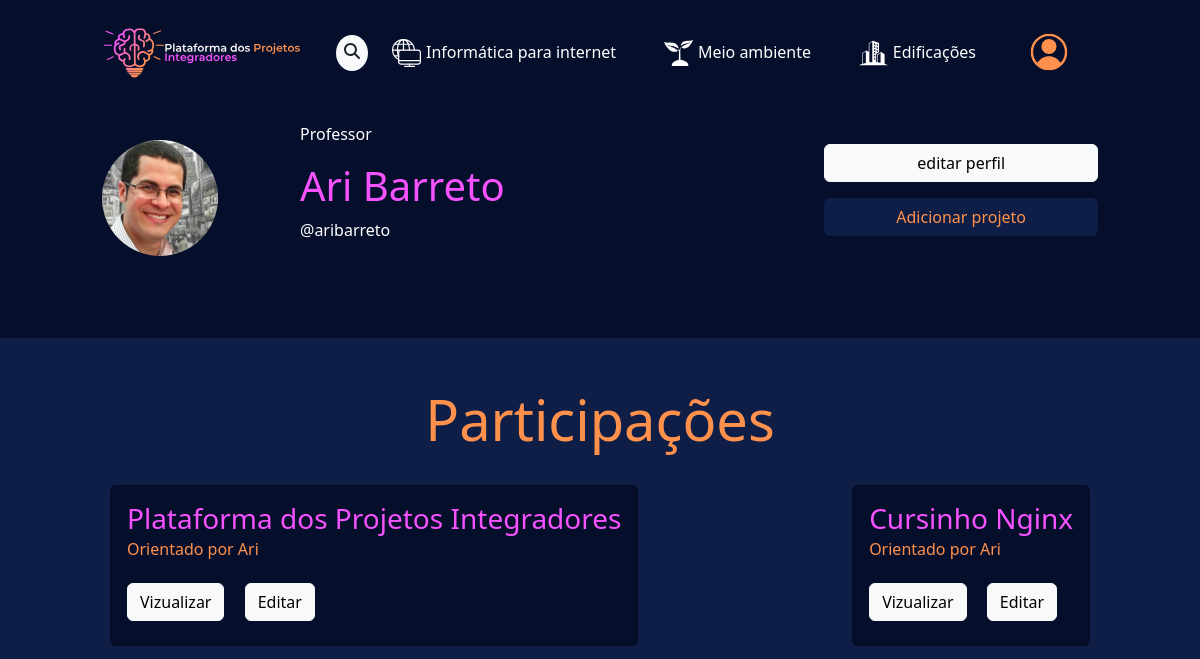
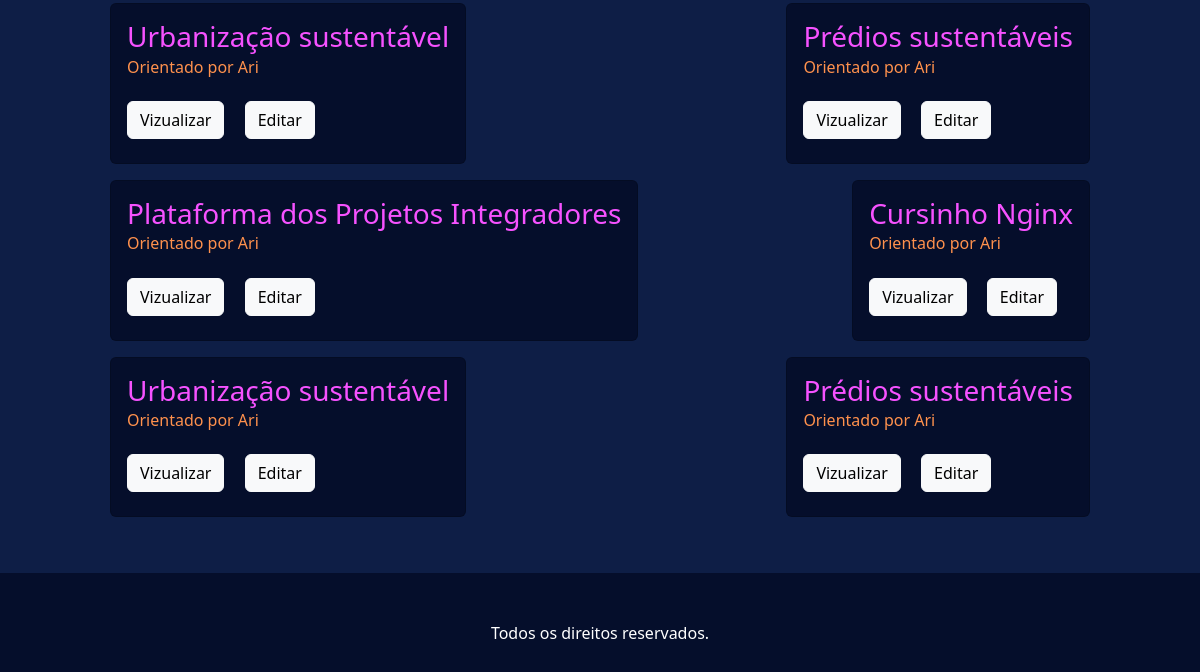
Before: /perfil/ with the older database file (2 pictures, top to bottom).
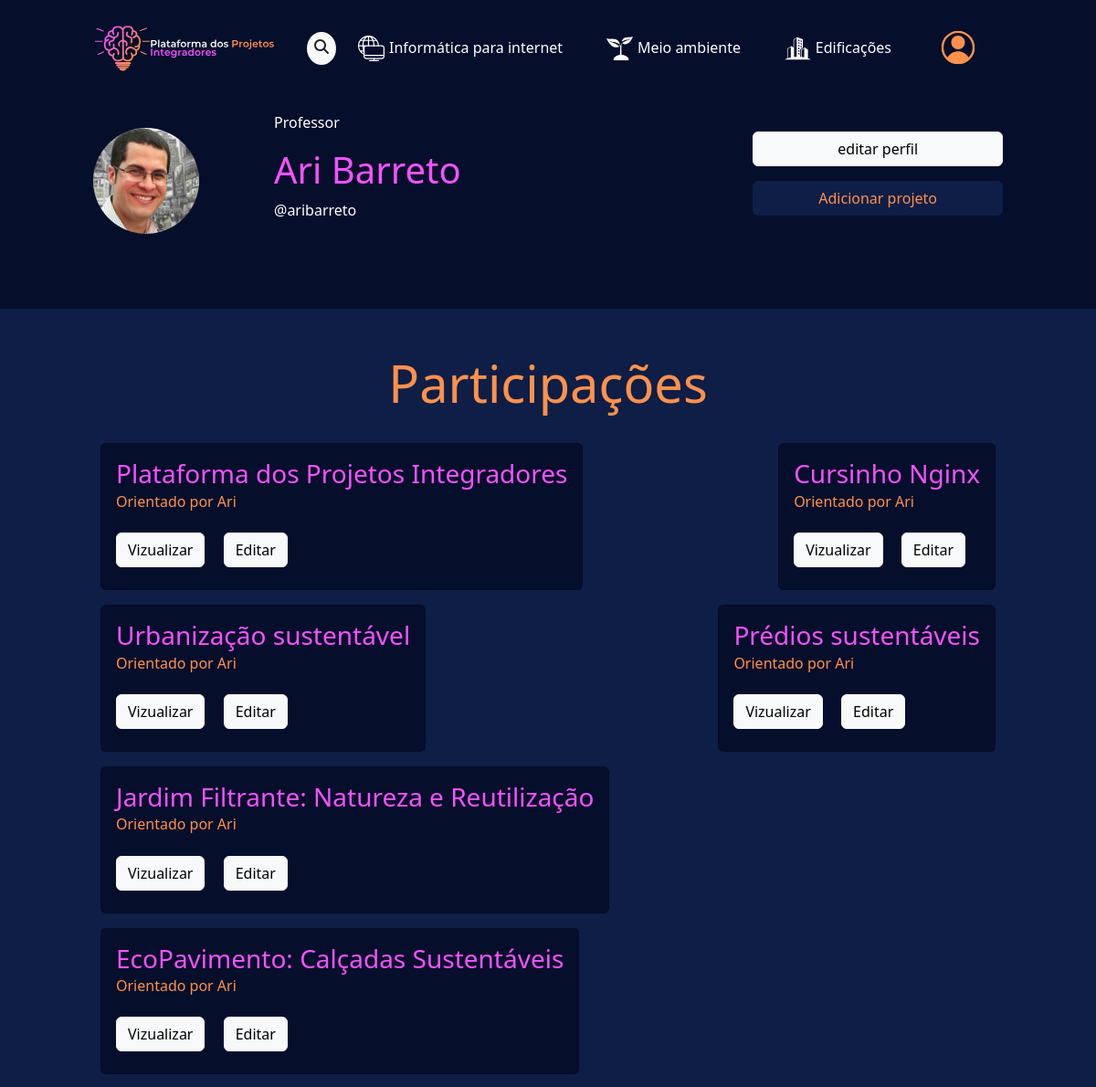
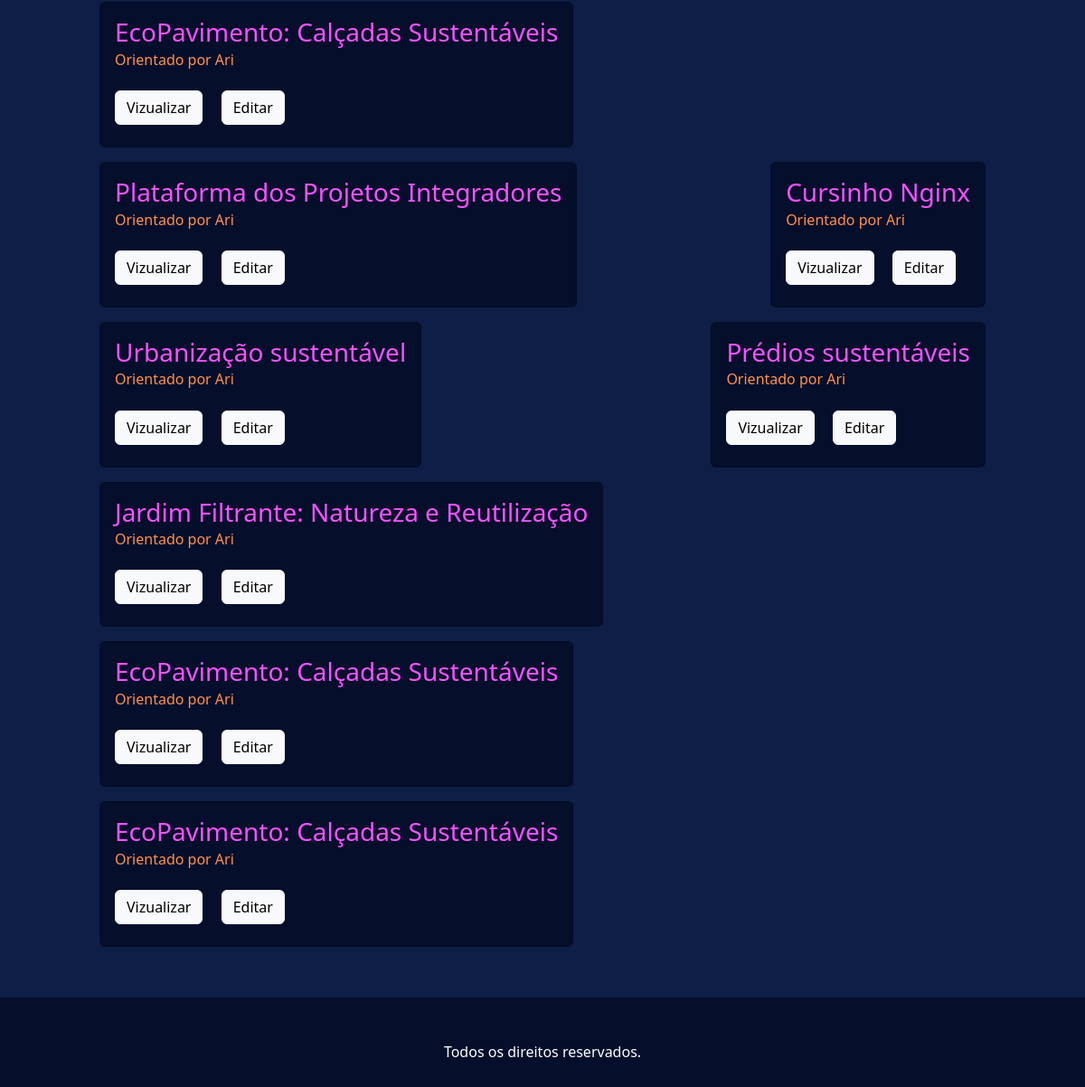
After: the same page with the newer database file (2 pictures, top to bottom).
### ppi/models.py (models this page shows, shortened)
class Curso(models.Model):
    titulo = models.CharField(max_length=50)
    logo = models.FileField(blank=True)

class Projeto(models.Model):
    titulo = models.CharField(max_length=80)
    descricao = models.TextField(max_length=120)
    resumo = models.TextField(max_length=2000)
    capa = models.ImageField()
    curso = models.ForeignKey(Curso, on_delete=models.CASCADE)
    usuarios1 = models.ManyToManyField(Usuario1)
    usuarios2 = models.ManyToManyField(Usuario2)

### ppi/views.py (the view)
# urls.py: path("perfil/", views.verperfil, name = "verperfil"),
def verperfil(request):
    post = Projeto.objects.all
    context = {
        "projetos" : post,
        "range" : range(2)
    }
    return render (request, "verperfil.html", context)

### ppi/context_processors.py (called while the page is built)
def cursos(request):
    return {
        "cursos" : Curso.objects.all,
    }

### ppi/templates/verperfil.html (shortened to what this page needs)
{% extends "base.html" %}
{% load static %}
{% block conteudo %}
<div class="container custom-container mb-5 py-3">
    <div class="row g-0">
        <div class= "col-md-8">
            <div class = "row g-0">
                <div class= "col-md-3 d-flex justify-content-start align-items-center">
                    <img src="{% static 'imgs/ari.jpg' %}" class="rounded-circle" alt="imgperfil" style= "max-width:70%;">
                </div>
                <div class= "col-md-9 d-flex justify-content-start align-items-center ">
                    <ul>
                        <p class= "text-white">Professor</p>
                        <h1 class = "roxinho">Ari Barreto</h1>
                        <p class= "text-white">@aribarreto</p>
                    </ul>
                </div>
            </div>
        </div>
        <div class= "col-md-4 d-flex flex-wrap justify-content-end align-items-center">
            <ul>
                <a href="{% url 'editarperfil' %}">
                    <button type= 'button' class= "btn w-100 btn-light my-2">editar perfil</button>
                </a>
                <a href="{% url 'form_post' %}">
                    <button type= 'button' class= "btn w-100 blueback laranja my-2">Adicionar projeto</button>
                </a>
            </ul>
        </div>
    </div>
</div>
<div class="container-fluid blueback py-5">
    <h1 class="laranja text-center pb-3" style="font-size: 3.5em;">
        Participações
    </h1>
    <div class= "container custom-container d-flex justify-content-between align-items-center flex-wrap">
        {% for x in range %}
        {% for projeto in projetos %}
        <div class="card m-2" style="background-color: rgb(5, 14, 43);">
                <div class="card-body">
                  <h3 class="card-title roxinho">{{projeto.titulo}}</h3>
                  <h6 class="card-subtitle mb-2 laranja">Orientado por Ari</h6>
                  <a href="{% url "post" 1 %}" style="text-decoration: none;" class="card-link">
                    <button type= 'button' class= "btn btn-light my-2">Vizualizar</button>
                  </a>
                  <a href="#" class="card-link">
                    <button type= 'button' class= "btn btn-light my-2">Editar</button>
                  </a>
                </div>
              </div>
        {% endfor %}
        {% endfor %}
    </div>
</div>
{% endblock conteudo %}

### ppi/templates/base.html (shortened to what this page needs)
{% load static %}
<!doctype html>
<html lang="pt-br">
  <head>
    <link href="https://cdn.jsdelivr.net/npm/bootstrap@5.3.3/dist/css/bootstrap.min.css" rel="stylesheet">
  </head>
  <body style="background-color: rgb(5, 14, 43);">
    <nav class="navbar navbar-expand-lg">
        <div class="container custom-container">
          <a class="navbar-brand" href="{% url "index" %}">
            <img src="{% static 'imgs/logotopo.svg' %}" alt="Logo" style="max-height: 80px;">
          </a>
          <div class="collapse navbar-collapse" id="navbarSupportedContent">
            <ul class="navbar-nav mb-2 mb-lg-0 ms-auto d-flex align-items-center">
              <a href="{% url "login" %}" class="bg-light rounded-circle">
                <i class="fa-solid fa-magnifying-glass p-2 text-dark"></i>
              </a>
              {% for curso in cursos %}
              <li class="nav-item mx-3">
                <a class="{% if request.path == '/projetos/' %} roxinho {% else %} text-white {% endif %} nav-link" href="{% url 'projetos' curso.id %}"><img src="{{ curso.logo.url }}" style="max-width: 1.8rem; margin-right: 5px;" alt="Informática">{{ curso.titulo }}</a>
              </li>
              {% endfor %}
              <li class="nav-item mx-3">
                <a class="nav-link" href="{% url 'verperfil' %}"><img style="max-width: 50px;" src="{% static 'imgs/btnlogin.svg' %}" alt="login"></a>
              </li>
            </ul>
          </div>
        </div>
    </nav>
    {% block conteudo %}
    {% endblock conteudo %}
    <footer class="py-5 text-center text-white">
      Todos os direitos reservados.
    </footer>
  </body>
</html>

Changed rows visible on the page:
added Projeto: titulo "Jardim Filtrante: Natureza e Reutilização"
added Projeto: titulo "EcoPavimento: Calçadas Sustentáveis"
added Projeto: titulo "EcoPavimento: Calçadas Sustentáveis"
